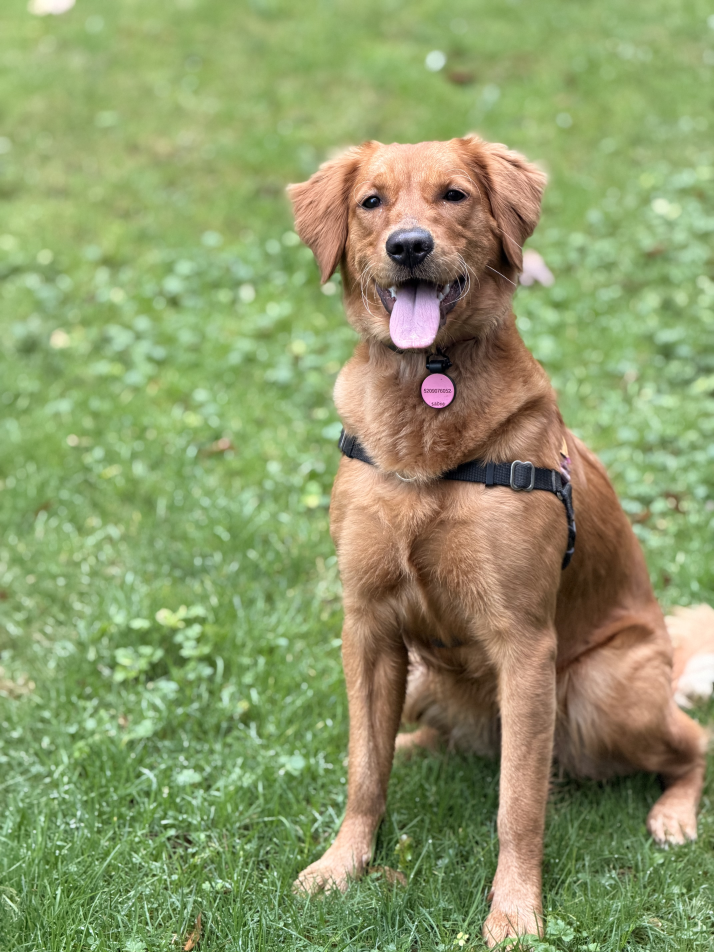
#> input picture last30days/assets/dog-original.jpeg, 4284 x 5712 px (shown at 1/6 size)
$ python add_gradient_border.py --input ../../last30days/assets/dog-original.jpeg
#> lines starting #> are read from the running program, lines starting #| are printed output that depends on the picture
#!/usr/bin/env python3
"""
Post-processing: Add a gradient border with rounded corners to YouTube thumbnails.
Extracts dominant colors from the thumbnail to create a contextual gradient border.

Usage:
  python3 add_gradient_border.py --input thumbnail.png --output thumbnail_bordered.png
  python3 add_gradient_border.py --input thumbnail.png  # overwrites in-place
  python3 add_gradient_border.py --input thumbnail.png --color1 "#E6FF05" --color2 "#00EBFA"
"""

import argparse
import colorsys
import os
import sys
from collections import Counter
from pathlib import Path

try:
    from PIL import Image, ImageDraw
except ImportError:
    print("ERROR: Pillow not installed. Run: pip3 install Pillow", file=sys.stderr)
    sys.exit(1)

# Constants — must stay consistent across all thumbnails
CANVAS_W, CANVAS_H = 1280, 720
BORDER_THICKNESS = 18
OUTER_RADIUS = 0    # no outer rounding — YouTube crops corners itself
INNER_RADIUS = 32   # inner image corner radius (matches Figma spec)


# [4 lines left out: function hex_to_rgb, not called in this run]


def rgb_to_hex(r: int, g: int, b: int) -> str:
    return f"#{r:02x}{g:02x}{b:02x}"


def extract_dominant_colors(img: Image.Image, n_colors: int = 2) -> list:
    """Extract the two most vibrant accent colors from the thumbnail.

    Prioritizes saturated, bright accent colors over dark backgrounds.
    Returns a list of 2 RGB tuples suitable for a vivid gradient border.
    """
    # Resize for speed
    small = img.copy()
    small = small.resize((64, 36), Image.LANCZOS)
    small = small.convert("RGB")

    # Count all pixel colors, quantized to reduce noise
    pixels = []
    for y in range(small.height):
        for x in range(small.width):
            r, g, b = small.getpixel((x, y))
            # Quantize to 32-level buckets
            r = (r // 32) * 32 + 16
            g = (g // 32) * 32 + 16
            b = (b // 32) * 32 + 16
            r, g, b = min(r, 255), min(g, 255), min(b, 255)
            pixels.append((r, g, b))

    counter = Counter(pixels)

    # Score each color by vibrancy: prioritize high saturation AND brightness
    # This ensures accent colors beat dark backgrounds even if less frequent
    scored = []
    for color, count in counter.most_common(80):
        r, g, b = color
        h, s, v = colorsys.rgb_to_hsv(r / 255, g / 255, b / 255)
        # Skip very dark or very desaturated colors
        if v < 0.2 or (s < 0.15 and v < 0.7):
            continue
        # Vibrancy score: saturation * value * sqrt(count)
        # This balances "how colorful" with "how present" in the image
        vibrancy = s * v * (count ** 0.5)
        scored.append((color, count, h, s, v, vibrancy))

    if len(scored) == 0:
        return [(100, 200, 255), (255, 180, 50)]  # safe fallback

    # Sort by vibrancy score (most vibrant first)
    scored.sort(key=lambda x: x[5], reverse=True)

    # Pick the most vibrant color as color1
    color1 = scored[0][0]
    hue1 = scored[0][2]

    # Pick color2: the most vibrant color with a distinct hue
    color2 = None
    for entry in scored[1:]:
        hue_diff = min(abs(entry[2] - hue1), 1.0 - abs(entry[2] - hue1))
        if hue_diff > 0.08:  # at least ~30 degrees apart on hue wheel
            color2 = entry[0]
            break

    if color2 is None:
        # No distinct second color found — shift hue of color1
        r, g, b = color1
        h, s, v = colorsys.rgb_to_hsv(r / 255, g / 255, b / 255)
        h2 = (h + 0.15) % 1.0  # shift 54 degrees
        r2, g2, b2 = colorsys.hsv_to_rgb(h2, min(s * 1.2, 1.0), min(v * 1.1, 1.0))
        color2 = (int(r2 * 255), int(g2 * 255), int(b2 * 255))

    # Boost both colors to neon-vivid levels matching the channel's signature border
    # Target: near-full saturation (0.90+) and near-full brightness (0.95+)
    # Reference: #E6FF05 (electric lime) → #00EBFA (electric cyan)
    result = []
    for color in [color1, color2]:
        r, g, b = color
        h, s, v = colorsys.rgb_to_hsv(r / 255, g / 255, b / 255)
        s = max(s, 0.85)   # floor saturation at 85%
        s = min(s * 1.3, 1.0)  # then boost aggressively
        v = max(v, 0.90)  # floor brightness at 90%
        v = min(v * 1.2, 1.0)  # then boost to near-max
        r2, g2, b2 = colorsys.hsv_to_rgb(h, s, v)
        result.append((int(r2 * 255), int(g2 * 255), int(b2 * 255)))

    return result


def create_gradient(width: int, height: int, color1: tuple, color2: tuple) -> Image.Image:
    """Create a diagonal gradient from top-left (color1) to bottom-right (color2)."""
    gradient = Image.new("RGB", (width, height))
    draw = ImageDraw.Draw(gradient)

    for y in range(height):
        for x in range(width):
            # Diagonal interpolation factor
            t = (x / width + y / height) / 2.0
            r = int(color1[0] * (1 - t) + color2[0] * t)
            g = int(color1[1] * (1 - t) + color2[1] * t)
            b = int(color1[2] * (1 - t) + color2[2] * t)
            draw.point((x, y), fill=(r, g, b))

    return gradient


def create_rounded_mask(width: int, height: int, radius: int) -> Image.Image:
    """Create a mask with rounded corners using 4x supersampling for smooth antialiased edges."""
    scale = 4
    mask_large = Image.new("L", (width * scale, height * scale), 0)
    draw = ImageDraw.Draw(mask_large)
    draw.rounded_rectangle(
        [(0, 0), (width * scale - 1, height * scale - 1)],
        radius=radius * scale,
        fill=255,
    )
    mask = mask_large.resize((width, height), Image.LANCZOS)
    return mask


def add_gradient_border(input_path: str, output_path: str = None,
                        color1: tuple = None, color2: tuple = None) -> str:
    """Add gradient border with rounded corners to a thumbnail.

    Args:
        input_path: Path to the input thumbnail image
        output_path: Path for the output (default: overwrite input)
        color1: RGB tuple for gradient start (top-left). Auto-extracted if None.
        color2: RGB tuple for gradient end (bottom-right). Auto-extracted if None.

    Returns:
        Path to the output file
    """
    if output_path is None:
        output_path = input_path

    img = Image.open(input_path).convert("RGBA")

    # Resize inner image to fit within the border
    inner_w = CANVAS_W - 2 * BORDER_THICKNESS
    inner_h = CANVAS_H - 2 * BORDER_THICKNESS
    inner = img.resize((inner_w, inner_h), Image.LANCZOS)

    # Auto-extract colors if not provided
    if color1 is None or color2 is None:
        auto_colors = extract_dominant_colors(inner)
        if color1 is None:
            color1 = auto_colors[0]
        if color2 is None:
            color2 = auto_colors[1]

    # 1. Create the gradient background (full canvas, no outer rounding)
    gradient = create_gradient(CANVAS_W, CANVAS_H, color1, color2)
    canvas = gradient.convert("RGBA")

    # 2. Create inner rounded mask for the thumbnail content
    inner_mask = create_rounded_mask(inner_w, inner_h, INNER_RADIUS)

    # 3. Paste the inner image onto the canvas with rounded corners
    inner_rgba = inner.convert("RGBA")
    canvas.paste(inner_rgba, (BORDER_THICKNESS, BORDER_THICKNESS), inner_mask)

    # 4. Save as PNG
    canvas.save(output_path, "PNG")
    print(f"  Border added: {output_path} (gradient: {rgb_to_hex(*color1)} → {rgb_to_hex(*color2)})")

    return output_path


def main():
    parser = argparse.ArgumentParser(description="Add gradient border to YouTube thumbnails")
    parser.add_argument("--input", required=True, help="Path to input thumbnail")
    parser.add_argument("--output", default=None, help="Output path (default: overwrite input)")
    parser.add_argument("--color1", default=None, help="Gradient start color as hex (e.g., '#E6FF05'). Auto-detected if omitted.")
    parser.add_argument("--color2", default=None, help="Gradient end color as hex (e.g., '#00EBFA'). Auto-detected if omitted.")

    args = parser.parse_args()

    if not os.path.exists(args.input):
        print(f"ERROR: Input file not found: {args.input}", file=sys.stderr)
        sys.exit(1)

    c1 = hex_to_rgb(args.color1) if args.color1 else None
    c2 = hex_to_rgb(args.color2) if args.color2 else None

    add_gradient_border(args.input, args.output, c1, c2)
#> in add_gradient_border, `inner = img.resize((inner_w, inner_h), Image.LANCZOS)`:
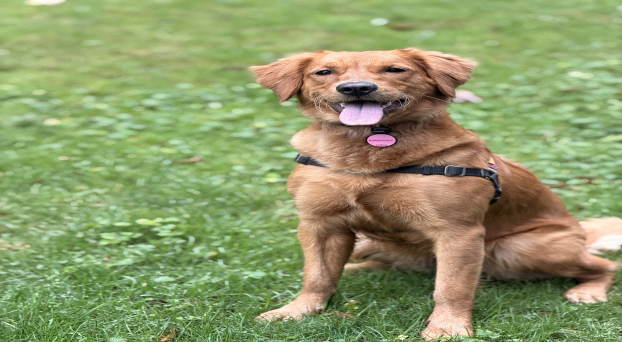
#> inner: PIL image 1244x684 RGBA (shown at 1/2 size); mean R, G, B, A 141.6, 153.7, 105.4, 255
#> in extract_dominant_colors, `small = small.resize((64, 36), Image.LANCZOS)`:
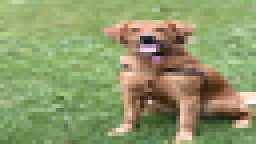
#> small: PIL image 64x36 RGBA (shown 4 times larger); mean R, G, B, A 141.6, 153.7, 105.4, 255
#> after the loop in extract_dominant_colors, `for y in range(small.height):`: pixels = 2304 items, first 6: (176, 208, 112), (176, 208, 112), (176, 208, 144), (208, 208, 176), (208, 208, 176), (208, 208, 176)
#> in extract_dominant_colors, `counter = Counter(pixels)`: counter = 66 items
#> the loop in extract_dominant_colors, `for color, count in counter.most_common(80):` made 66 passes
#> (count, r, g, b, h, s, v, vibrancy) on passes 1 to 8: (742, 144, 176, 112, 0.25, 0.364, 0.69, 6.84), (235, 112, 144, 80, 0.25, 0.444, 0.565, 3.85), (95, 144, 176, 144, 0.333, 0.182, 0.69, 1.22), (92, 176, 176, 112, 0.167, 0.364, 0.69, 2.41), (84, 112, 144, 112, 0.333, 0.222, 0.565, 1.15), (77, 176, 208, 144, 0.25, 0.308, 0.816, 2.2), (77, 144, 112, 80, 0.0833, 0.444, 0.565, 2.2), (68, 176, 144, 112, 0.0833, 0.364, 0.69, 2.07)
#> after the loop in extract_dominant_colors, `for color, count in counter.most_common(80):`: scored = 58 items
#> in extract_dominant_colors, `color1 = scored[0][0]`: color1 = (144, 176, 112)
#> in extract_dominant_colors, `hue1 = scored[0][2]`: hue1 = 0.25
#> the loop in extract_dominant_colors, `for entry in scored[1:]:` made 2 passes
#> (entry, hue_diff) on passes 1 to 2: (((112, 144, 80), 235, 0.25, 0.444, 0.565, 3.85), 0), (((176, 176, 112), 92, 0.167, 0.364, 0.69, 2.41), 0.0833)
#> the loop in extract_dominant_colors, `for color in [color1, color2]:` made 2 passes
#> (r, g, b, h, s, v, r2, g2) on passes 1 to 2: (144, 176, 112, 0.25, 1, 1, 0.5, 1), (176, 176, 112, 0.167, 1, 1, 1, 1)
#> after the loop in extract_dominant_colors, `for color in [color1, color2]:`: result = [(127, 255, 0), (255, 255, 0)]
#> in add_gradient_border, `color1 = auto_colors[0]`: color1 = (127, 255, 0)
#> in add_gradient_border, `color2 = auto_colors[1]`: color2 = (255, 255, 0)
#> in add_gradient_border, `gradient = create_gradient(CANVAS_W, CANVAS_H, color1, color2)`:
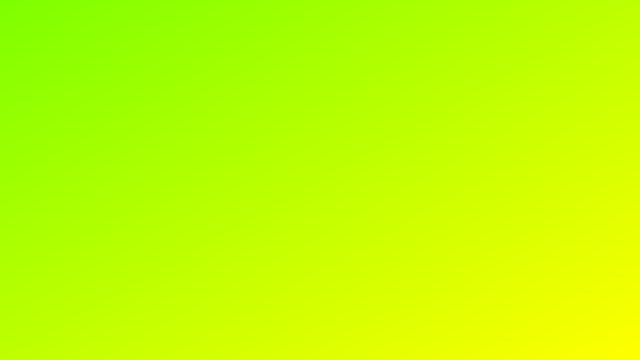
#> gradient: PIL image 1280x720 RGB (shown at 1/2 size); mean R, G, B 190.4, 255, 0
#> in create_rounded_mask, `mask = mask_large.resize((width, height), Image.LANCZOS)`:
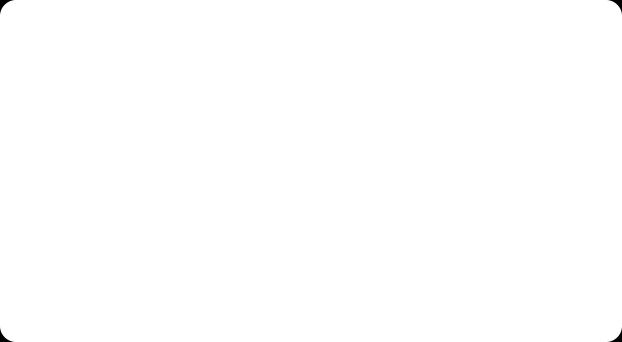
#> mask: PIL image 1244x684 L (shown at 1/2 size); min 0, max 255, mean 254.7
#> in add_gradient_border, `canvas.paste(inner_rgba, (BORDER_THICKNESS, BORDER_THICKNESS), inner_m..`:
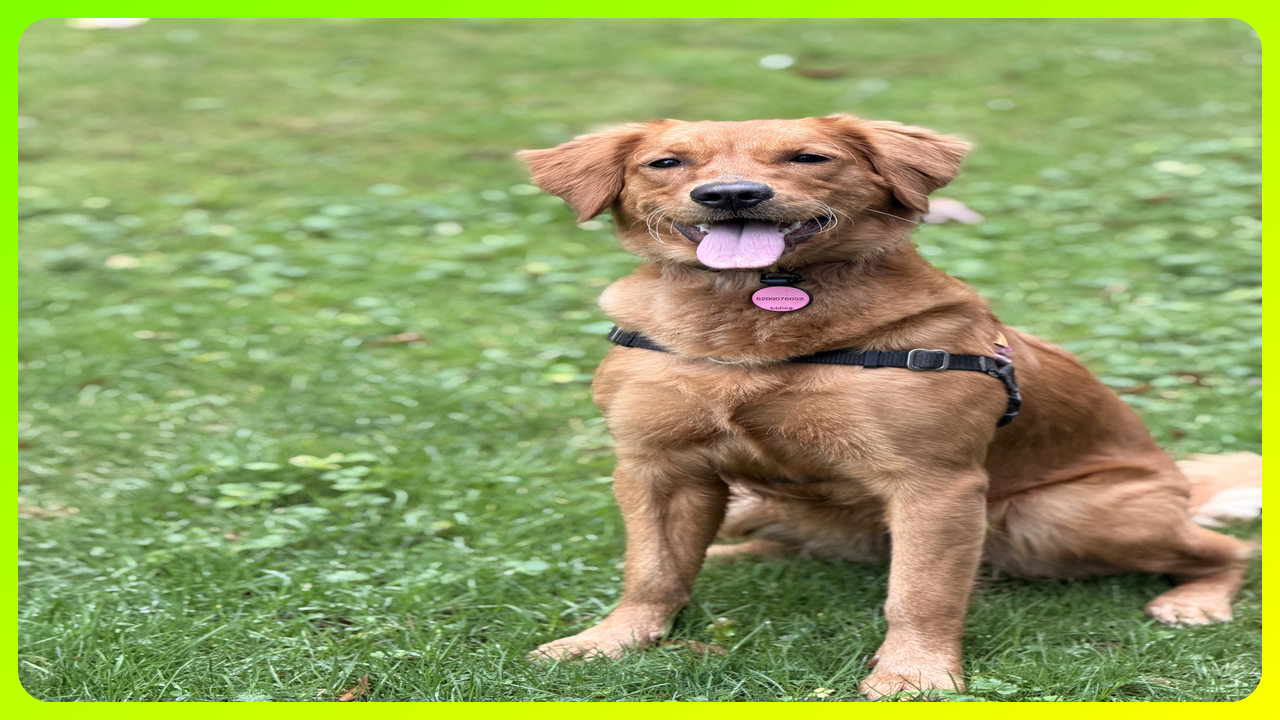
#> canvas: PIL image 1280x720 RGBA; mean R, G, B, A 145.4, 161.5, 97.2, 255
#|   Border added: ../../last30days/assets/dog-original.jpeg (gradient: #7fff00 → #ffff00)


if __name__ == "__main__":
    main()

$ run again, on last30days/assets/dog-as-human.png
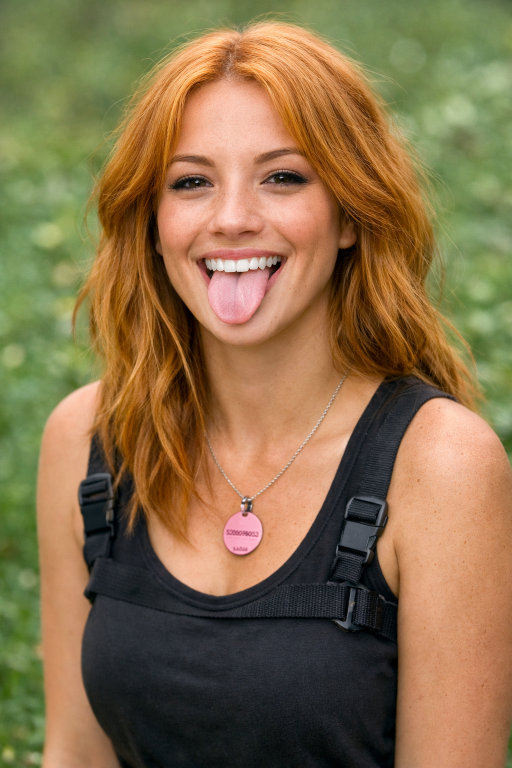
#> input picture last30days/assets/dog-as-human.png, 1024 x 1536 px (shown at 1/2 size)
#> after the loop in extract_dominant_colors, `for y in range(small.height):`: pixels = 2304 items, first 6: (112, 112, 80), (112, 112, 80), (112, 112, 80), (112, 112, 80), (112, 112, 80), (112, 112, 80)
#> counter = 67 items
#> the loop in extract_dominant_colors, `for color, count in counter.most_common(80):` made 67 passes
#> (count, r, g, b, h, s, v, vibrancy) on passes 1, 2, 5, 6, 7, 8, 9, 10: (269, 112, 144, 80, 0.25, 0.444, 0.565, 4.12), (217, 208, 144, 112, 0.0556, 0.462, 0.816, 5.55), (120, 240, 176, 144, 0.0556, 0.4, 0.941, 4.12), (104, 176, 112, 80, 0.0556, 0.545, 0.69, 3.84), (88, 144, 144, 80, 0.167, 0.444, 0.565, 2.35), (79, 176, 112, 48, 0.0833, 0.727, 0.69, 4.46), (73, 144, 80, 16, 0.0833, 0.889, 0.565, 4.29), (65, 112, 112, 80, 0.167, 0.286, 0.439, 1.01)
#> after the loop in extract_dominant_colors, `for color, count in counter.most_common(80):`: scored = 60 items
#> in extract_dominant_colors, `color1 = scored[0][0]`: color1 = (208, 144, 112)
#> hue1 = 0.0556
#> the loop in extract_dominant_colors, `for entry in scored[1:]:` made 4 passes
#> (entry, hue_diff) on passes 1 to 4: (((176, 112, 48), 79, 0.0833, 0.727, 0.69, 4.46), 0.0278), (((144, 80, 16), 73, 0.0833, 0.889, 0.565, 4.29), 0.0278), (((240, 176, 144), 120, 0.0556, 0.4, 0.941, 4.12), 0), (((112, 144, 80), 269, 0.25, 0.444, 0.565, 4.12), 0.194)
#> the loop in extract_dominant_colors, `for color in [color1, color2]:` made 2 passes
#> (r, g, b, h, s, v, r2, g2) on passes 1 to 2: (208, 144, 112, 0.0556, 1, 1, 1, 0.333), (112, 144, 80, 0.25, 1, 1, 0.5, 1)
#> after the loop in extract_dominant_colors, `for color in [color1, color2]:`: result = [(255, 85, 0), (127, 255, 0)]
#> in add_gradient_border, `color1 = auto_colors[0]`: color1 = (255, 85, 0)
#> in add_gradient_border, `color2 = auto_colors[1]`: color2 = (127, 255, 0)
#> in add_gradient_border, `gradient = create_gradient(CANVAS_W, CANVAS_H, color1, color2)`:
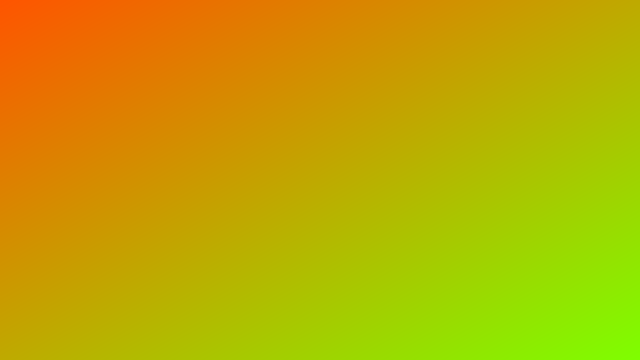
#> gradient: PIL image 1280x720 RGB (shown at 1/2 size); mean R, G, B 190.6, 169.4, 0
#> mask_large: PIL image 4976x2736 L; every value is 0
#> in add_gradient_border, `canvas.paste(inner_rgba, (BORDER_THICKNESS, BORDER_THICKNESS), inner_m..`:
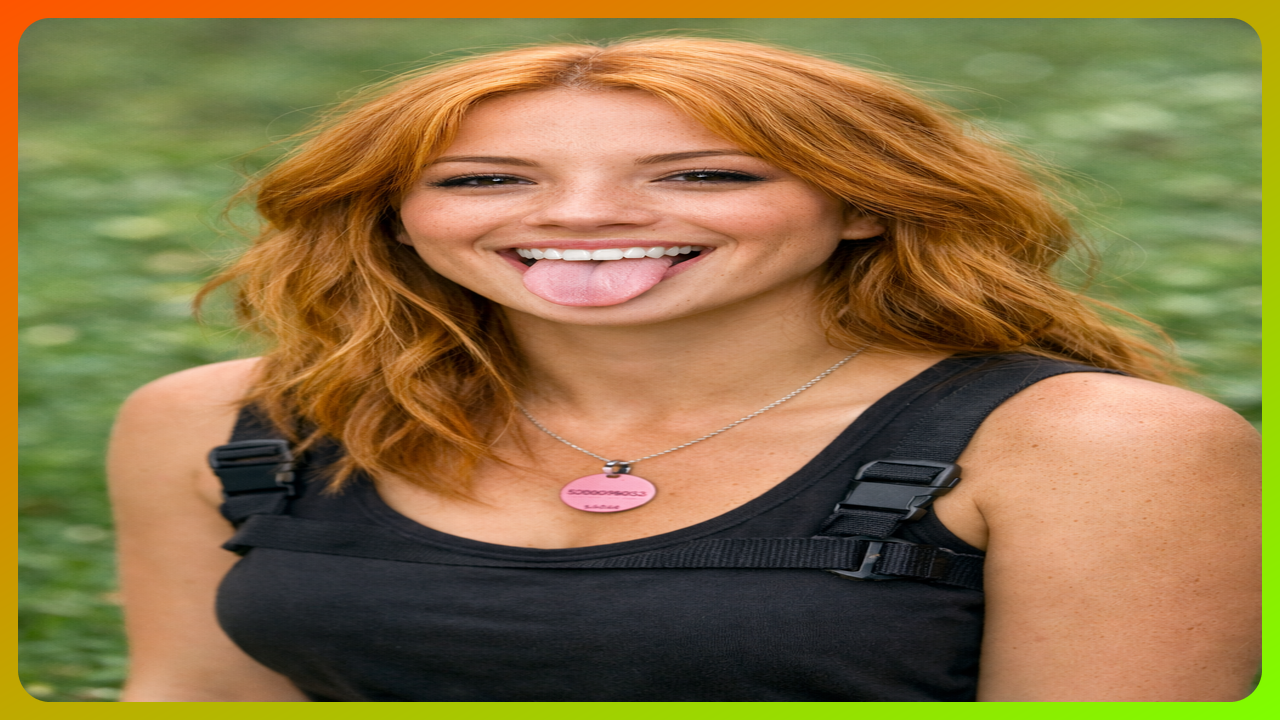
#> canvas: PIL image 1280x720 RGBA; mean R, G, B, A 139.7, 115.9, 69.1, 255
#|   Border added: ../../last30days/assets/dog-as-human.png (gradient: #ff5500 → #7fff00)
